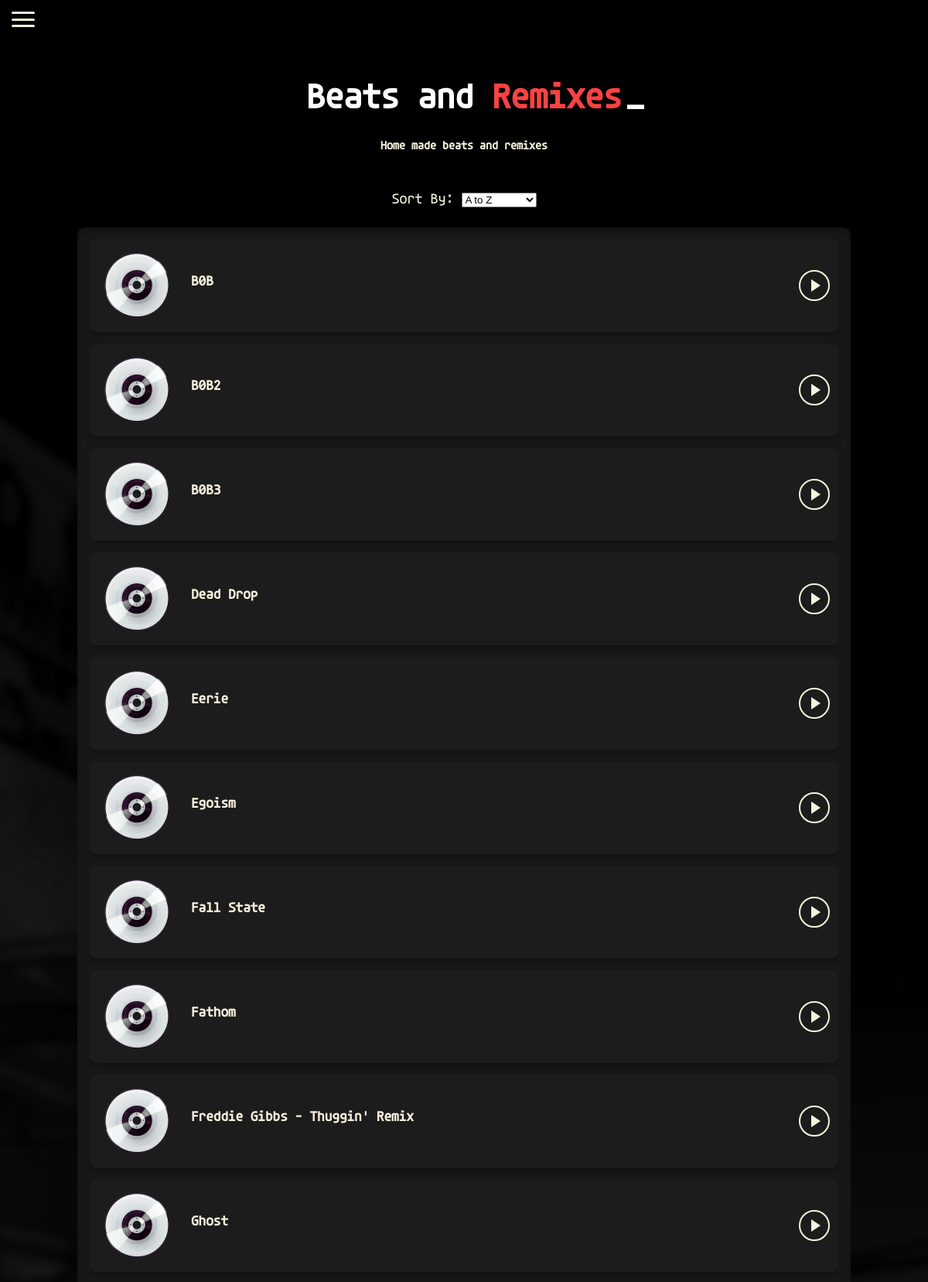
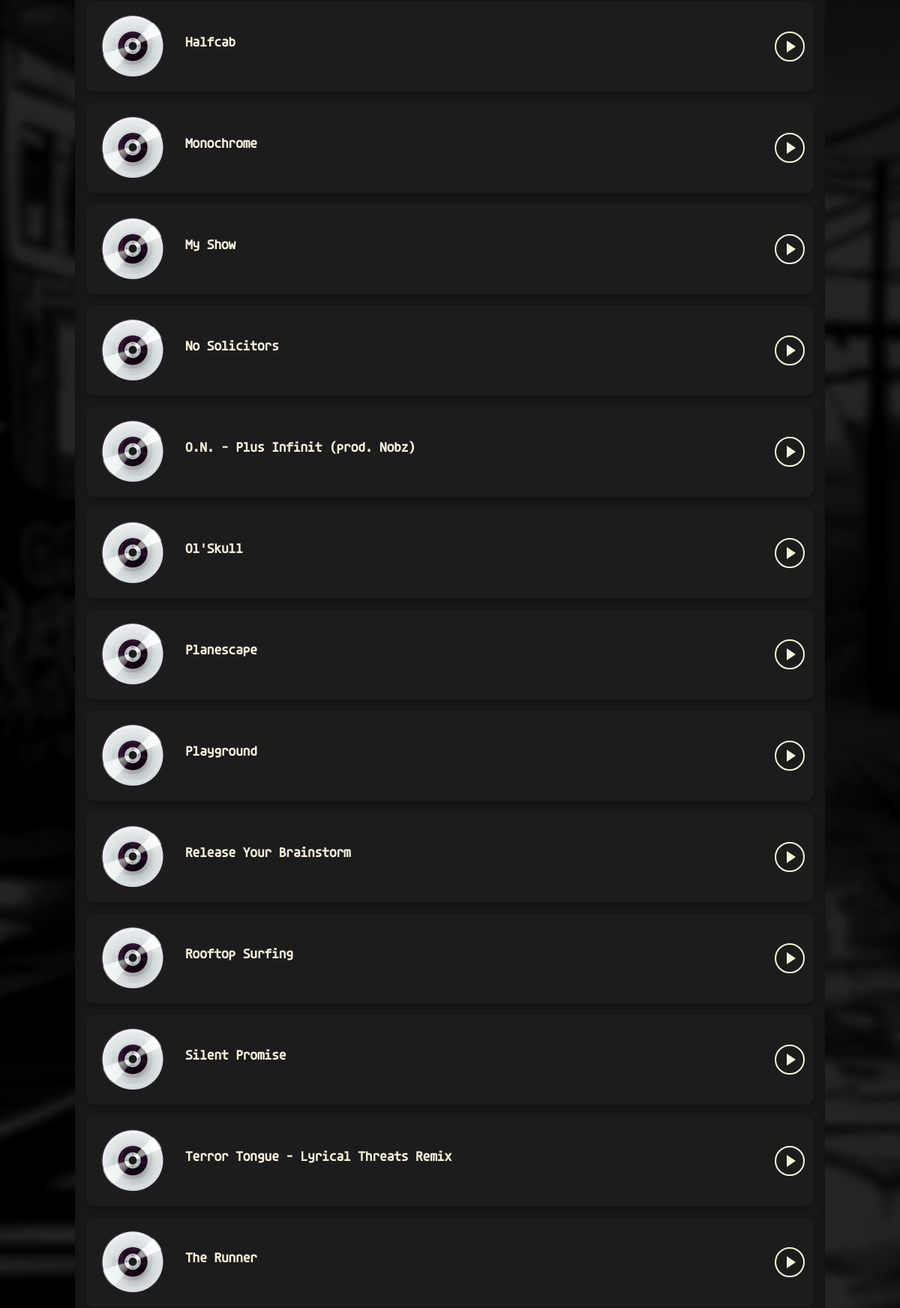
The page /showcase (upper part) on the database its author committed (2 pictures, top to bottom).
### models.py (models this page shows, shortened)
class Track(db.Model):
    __tablename__ = 'tracks'
    id = db.Column(db.Integer, primary_key=True)
    name = db.Column(db.String(200), nullable=False)
    description = db.Column(db.String(500), nullable=True)
    file = db.Column(db.String(200), nullable=False)
    artwork = db.Column(db.String(200), nullable=True)
    artwork_secondary = db.Column(db.String(200), nullable=True)  # New field
    play_count = db.Column(db.Integer, default=0)
    date_added = db.Column(db.DateTime, default=datetime.utcnow)

### app.py (the view)
@app.route('/showcase')
def showcase():
    latest_track = Track.query.order_by(Track.date_added.desc()).first()
    sort_by = request.args.get('sort', 'name_asc')
    if sort_by == 'name_asc':
        tracks = Track.query.order_by(Track.name.asc()).all()
    elif sort_by == 'name_desc':
        tracks = Track.query.order_by(Track.name.desc()).all()
    elif sort_by == 'date_asc':
        tracks = Track.query.order_by(Track.date_added.asc()).all()
    elif sort_by == 'date_desc':
        tracks = Track.query.order_by(Track.date_added.desc()).all()
    elif sort_by == 'play_count':
        tracks = Track.query.order_by(Track.play_count.desc()).all()
    else:
        tracks = Track.query.all()
    return render_template('showcase.html', tracks=tracks, sort_by=sort_by, latest_track=latest_track)

### templates/showcase.html (shortened to what this page needs)
{% extends 'base.html' %}
{% block content %}
<div class="title-container">
    <h1 class="text-title"><span class="word">Beats</span> <span class="word">and</span> <span class="word">Remixes</span></h1>
</div>
<h2>Home made beats and remixes</h2>
<form method="GET" action="{{ url_for('showcase') }}">
    <div class="sort">Sort By:
    <select name="sort" id="sort" onchange="this.form.submit()">
        <option value="name_asc" {% if sort_by == 'name_asc' %}selected{% endif %}>A to Z</option>
    </select>
</div>
</form>
<div class="track-container">
    {% for track in tracks %}
    <div class="track-card">
        <div class="track-artwork">
            <img src="{{ url_for('static', filename='uploads/' + (track.artwork or 'No Artwork')) }}" alt="Artwork">
        </div>
        {% if track.artwork_secondary and track.artwork_secondary != "No Secondary Artwork" %}
            <div class="track-artwork-secondary">
                <img src="{{ url_for('static', filename='uploads/' + track.artwork_secondary) }}" alt="Secondary Artwork">
            </div>
        {% else %}
            <div class="track-info">
                <h3>{{ track.name }}</h3>
            </div>
        {% endif %}
        <div class="track-buttons">
            <button class="play-track-btn"
                data-track-url="{{ url_for('static', filename='uploads/' + track.file) }}"
                data-track-name="{{ track.name }}"
                data-track-artwork="{{ url_for('static', filename='uploads/' + track.artwork) }}"
                data-track-artwork-secondary="{{ url_for('static', filename='uploads/' + track.artwork_secondary) if track.artwork_secondary and track.artwork_secondary != 'No Secondary Artwork' else '' }}">
            </button>
        </div>
    </div>
    {% endfor %}
</div>
{% endblock %}

### templates/base.html (shortened to what this page needs)
<!DOCTYPE html>
<html lang="en">
<head>
    <link rel="stylesheet" href="{{ url_for('static', filename='css/base.css') }}">
    <link rel="stylesheet" href="{{ url_for('static', filename='css/navigation.css') }}">
    <link rel="stylesheet" href="{{ url_for('static', filename='css/track-display.css') }}">
    <link rel="stylesheet" href="{{ url_for('static', filename='css/audio-player.css') }}">
    <link rel="stylesheet" href="{{ url_for('static', filename='css/admin.css') }}">
    <link rel="stylesheet" href="{{ url_for('static', filename='css/page-specific.css') }}">
    <link rel="stylesheet" href="{{ url_for('static', filename='css/converter.css') }}">
    <link rel="stylesheet" href="{{ url_for('static', filename='css/guides.css') }}">
    <link rel="stylesheet" href="{{ url_for('static', filename='css/analyzer.css') }}">
    <link rel="stylesheet" href="{{ url_for('static', filename='css/separator.css') }}">
    <link rel="stylesheet" href="{{ url_for('static', filename='css/youtube.css') }}">
</head>
<body>
    <div class="menu-toggle" onclick="toggleMenu()">
        <span></span>
        <span></span>
        <span></span>
    </div>
    <main>
        {% block content %}{% endblock %}
    </main>
</body>
</html>

### static/css/base.css (style rules this page uses)
:root { --global-artwork-size: 80px; --global-artwork-size-mobile: 60px; --track-artwork-size: 100px; --track-artwork-secondary-width: 350px; --track-artwork-secondary-height: 80px; --admin-artwork-size: 40px; --track-artwork-size-mobile: 80px; --track-artwork-secondary-mobile-size: 150px; }
* { margin: 0; padding: 0; box-sizing: border-box; }
body { font-family: 'Agave', sans-serif; font-size: 50px; background-image: url('/static/images/bg3.png'); background-size: cover; background-position: center; background-repeat: no-repeat; background-attachment: fixed; color: #F5F5DC; line-height: 1.6; background-color: #000000; scroll-behavior: smooth; margin: 0; padding: 0; }
main { padding: 40px 20px; text-align: center; font-size: 50px; }
h1, h2 { opacity: 0; transform: translateY(30px); animation: fadeInUp 4s forwards; }
h1 { font-size: 3rem; margin-bottom: 20px; font-weight: bold; color: #F5F5DC; animation-delay: 0.3s; }
h2 { font-size: 1rem; margin-bottom: 40px; margin-top: -80px; font-weight: bold; color: #F5F5DC; animation-delay: 0.3s; }

### static/css/navigation.css (style rules this page uses)
.menu-toggle { position: fixed; top: 15px; left: 15px; width: 30px; height: 20px; cursor: pointer; z-index: 1000; display: flex; flex-direction: column; justify-content: space-between; background: transparent; padding: 0; border: none; }
.menu-toggle span { display: block; width: 100%; height: 3px; background-color: #F5F5DC; transition: all 0.3s ease; border-radius: 2px; transform-origin: center; }
.sort { font-size: 20px; }

### static/css/track-display.css (style rules this page uses)
.play-track-btn, .track-card button { -webkit-tap-highlight-color: transparent; -webkit-touch-callout: none; }
.track-container { max-height: calc(100vh - 100px); max-width: 1000px; overflow-y: auto; display: flex; flex-direction: column; gap: 15px; padding: 15px; margin: 20px auto; margin-top: 20px; background-color: #181818; border-radius: 10px; box-shadow: inset 0 4px 8px rgba(0, 0, 0, 0.3); }
.track-container::after { content: ''; display: block; min-height: 120px; }
.track-card { background-color: #1c1c1c; height: 120px; min-height: 120px; padding: 12px; border-radius: 10px; box-shadow: 0 4px 8px rgba(0, 0, 0, 0.3); display: flex; align-items: center; gap: 5px; transition: transform 0.3s ease; position: relative; overflow: hidden; }
.track-artwork { min-width: var(--track-artwork-size); width: var(--track-artwork-size); height: var(--track-artwork-size); border-radius: 50%; overflow: hidden; flex-shrink: 0; }
.track-artwork img { width: 100%; height: 100%; object-fit: contain; border-radius: 50%; }
.track-info { font-family: 'Agave'; flex-grow: 1; text-align: left; padding: 8px 0; max-width: calc(70% - 120px); color: rgba(16, 16, 11, 0.8); overflow: hidden; margin-left: 15px; }
.track-info h3 { font-size: 1.2rem; color: #f6f0dc; margin-bottom: 8px; text-overflow: ellipsis; white-space: nowrap; overflow: hidden; font-weight: 600; }
.track-buttons { display: flex; gap: 8px; margin-left: auto; }
.play-track-btn { width: 40px !important; height: 40px !important; border-radius: 50% !important; background-color: transparent !important; border: 2px solid #F5F5DC !important; position: relative; transition: all 0.3s ease; outline: none; }
.play-track-btn::before { content: ''; position: absolute; left: 55%; top: 50%; transform: translate(-50%, -50%); width: 0; height: 0; border-style: solid; border-width: 8px 0 8px 12px; border-color: transparent transparent transparent #F5F5DC; transition: all 0.3s ease; }
.track-card button { padding: 6px 12px; border-radius: 5px; font-size: 13px; width: 70px; height: 35px; color: #000000; background-color: #F5F5DC; border: none; cursor: pointer; transition: opacity 0.3s ease; outline: none; }

### static/css/page-specific.css (style rules this page uses)
.title-container, .title-container-about { text-align: center; width: 100%; margin: 20px 0 40px; min-height: 80px; display: block; }
.text-title { font-family: 'Agave', monospace; font-size: 3rem; text-align: center; margin: 30px auto 50px; position: relative; display: inline-block; min-height: 60px; color: #ffffff; --cursor-left: 0px; }
.text-title .word { display: inline-block; position: relative; }
.text-title::after { content: '_'; position: absolute; left: var(--cursor-left); bottom: 5px; color: #ffffff; animation: blinkCursor 1s step-end infinite; font-size: inherit; transition: left 0.3s ease-out; z-index: 10; opacity: 1; }

### rows shown on the page
Track: artwork (picture), name "B0B"
Track: artwork (picture), name "B0B2"
Track: artwork (picture), name "B0B3"
Track: artwork (picture), name "Dead Drop"
Track: artwork (picture), name "Eerie"
Track: artwork (picture), name "Egoism"
Track: artwork (picture), name "Fall State"
Track: artwork (picture), name "Fathom"
Track: artwork (picture), name "Freddie Gibbs - Thuggin' Remix"
Track: artwork (picture), name "Ghost"
Track: artwork (picture), name "Halfcab"
Track: artwork (picture), name "Monochrome"
Track: artwork (picture), name "My Show"
Track: artwork (picture), name "No Solicitors"
Track: artwork (picture), name "O.N. - Plus Infinit (prod. Nobz)"
Track: artwork (picture), name "Ol'Skull"
Track: artwork (picture), name "Planescape"
Track: artwork (picture), name "Playground"
Track: artwork (picture), name "Release Your Brainstorm"
Track: artwork (picture), name "Rooftop Surfing"
Track: artwork (picture), name "Silent Promise"
Track: artwork (picture), name "Terror Tongue - Lyrical Threats Remix"
Track: artwork (picture), name "The Runner"
